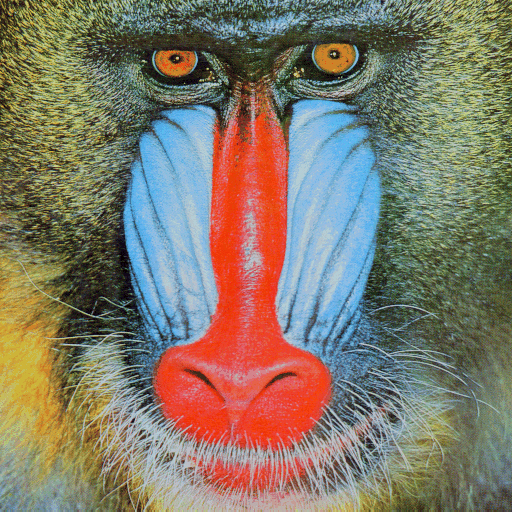
#> input picture assignment01_images_2026/mandril_color.tif, 512 x 512 px
$ python main.py
#> lines starting #> are read from the running program, lines starting #| are printed output that depends on the picture
"""问题 1：使用 Pillow、scikit-image 和 OpenCV 读取、显示、保存图片。"""

# import 用于导入工具；from ... import ... 表示只导入其中的某个对象。
# Path 是 Python 自带的路径工具，能方便地拼接目录、文件名。
from pathlib import Path

# 安装的软件包名与导入名不一定相同：OpenCV 导入为 cv2，Pillow 导入为 PIL。
import cv2
# as 表示给模块起一个短名称，后面用 plt、np 调用它们的功能。
# pyplot 负责绘图；NumPy 负责数组，图片的像素可以存放在数组中。
import matplotlib.pyplot as plt
import numpy as np
from PIL import Image
# scikit-image 导入为 skimage；io 是其中负责图片输入/输出的模块。
from skimage import io


def main():
    # def 定义函数。这里把整个实验放进 main，直到文件末尾调用 main() 才执行。
    # Python 用缩进表示哪些语句属于同一个函数、循环或条件分支。

    # ---------- 1. 准备输入、输出路径 ----------
    # __file__ 是当前脚本的路径；resolve() 将其解析成绝对路径；parent 取上一级目录。
    # 因此 question_dir 指向 question01，而不取决于你从哪个终端目录启动程序。
    question_dir = Path(__file__).resolve().parent
    # Path 对象之间的 / 表示拼接路径，这里不是数学上的除法。
    # question01 的上一级是作业根目录，原始数据文件夹就在根目录下。
    data_dir = question_dir.parent / "assignment01_images_2026"
    result_dir = question_dir / "results"
    # mkdir 创建目录；exist_ok=True 表示目录已经存在时也不报错。
    result_dir.mkdir(exist_ok=True)
    # 这里只构造文件路径，还没有读取图片内容。
    color_path = data_dir / "mandril_color.tif"
    gray_path = data_dir / "cameraman.tif"

    # ---------- 2. 用 Pillow 读取和保存 ----------
    # Image.open 返回图片对象；with ... as image 把它命名为 image。
    # 离开 with 的缩进范围时会关闭源文件，即使中途发生异常也会清理文件资源。
    with Image.open(color_path) as image:
        # format：文件编码格式（TIFF）；mode：颜色模式（RGB）；size：(宽, 高)。
        # print 可以接收多个值，默认用空格分隔后显示在终端。
#> image is the input picture: PIL image 512x512 RGB; mean R, G, B 129.6, 121.6, 105.2
        print("Pillow 图片信息：", image.format, image.mode, image.size)
#| Pillow 图片信息： TIFF RGB (512, 512)
        # 将 Image 对象转成独立的 NumPy 数组，后续可以按行、列访问像素。
        # 本图得到 (512, 512, 3) 的数组，每个像素含 R、G、B 三个数值。
        # np.array 默认复制数据，因此关闭源文件后仍然可以使用 pillow_rgb。
        pillow_rgb = np.array(image)
        # save 根据 .png 扩展名选择 PNG 编码；只写输出文件，不修改源 TIFF。
        image.save(result_dir / "pillow.png")

    with Image.open(gray_path) as image:
        # L 表示 8 位灰度模式；本图每个像素只有一个值，所以数组是二维的。
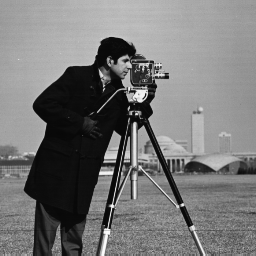
#> input picture assignment01_images_2026/cameraman.tif, 256 x 256 px
#> image is the input picture: PIL image 256x256 L; min 7, max 253, mean 118.7
        print("灰度图片信息：", image.format, image.mode, image.size)
#| 灰度图片信息： TIFF L (256, 256)
        gray = np.array(image)

    # ---------- 3. 用 scikit-image 读取和保存 ----------
    # imread 直接返回 NumPy 数组，不需要像 Pillow 那样再调用 np.array。
    # 对本题彩色图，返回通道顺序为 RGB；imsave 把数组编码并写入文件。
    skimage_rgb = io.imread(color_path)
    io.imsave(result_dir / "scikit_image.png", skimage_rgb)

    # ---------- 4. 用 OpenCV 读取和保存 ----------
    # 普通路径可用 cv2.imread，但部分 Windows 构建对中文路径支持不稳定。
    # 这里分两步读取：先获得文件字节，再让 OpenCV 解码为像素数组。
    # uint8 是 8 位无符号整数，范围 0～255，适合表示一个字节。
    # 注意：file_bytes 是一维的文件编码数据，此时还不是 (高, 宽, 通道) 的图片。
    file_bytes = np.fromfile(color_path, dtype=np.uint8)
    # imdecode 负责解码；IMREAD_COLOR 要求读取为三通道 BGR 彩色图。
    opencv_bgr = cv2.imdecode(file_bytes, cv2.IMREAD_COLOR)
    # None 表示没有得到图片。raise 抛出异常并停止程序，避免后面继续处理空结果。
    # f"...{变量}..." 是格式化字符串，会把花括号中的值填入提示文字。
    if opencv_bgr is None:
        raise OSError(f"OpenCV 无法读取图片：{color_path}")

    # OpenCV 使用 BGR，Matplotlib 使用 RGB：同一个像素的数值排列顺序不同。
    # 例如 RGB [166, 139, 62] 对应 BGR [62, 139, 166]，表达的颜色相同。
    # cvtColor 生成转换结果；opencv_bgr 仍保留，opencv_rgb 专门用于 Matplotlib 显示。
    opencv_rgb = cv2.cvtColor(opencv_bgr, cv2.COLOR_BGR2RGB)

    # OpenCV 编码接口需要 BGR，所以这里使用 opencv_bgr，而不是 opencv_rgb。
    # imencode 返回两个值：success 是是否成功的布尔值；encoded 是 PNG 编码字节。
    # 左边用两个变量接收两个返回值，这种写法叫“解包”。
    success, encoded = cv2.imencode(".png", opencv_bgr)
    # not success 表示“没有成功”；编码失败时不继续保存。
    if not success:
        raise OSError("OpenCV 无法将图片编码为 PNG")
    # 把编码字节写入目标路径，这种方式也能处理当前的中文目录。
    encoded.tofile(result_dir / "opencv.png")

    # ---------- 5. 观察图片在内存中的表示 ----------
    # 下面每一对 (名称, 数组) 是一个元组；for 每次取一对，分别赋给 name 和 array。
    # 用循环可以对四个数组做同样的打印操作，而不用重复写四遍 print。
    # shape 是数组各维度长度：彩色图为 (高, 宽, 通道)，灰度图为 (高, 宽)。
    # dtype 是元素类型；本题读取结果为 uint8，但其他图片也可能是 uint16、浮点等。
    # 数组索引从 0 开始，[0, 0] 取左上角像素：彩色图得到三个值，灰度图得到一个值。
    for name, array in (
        ("Pillow RGB", pillow_rgb),
        ("scikit-image RGB", skimage_rgb),
        ("OpenCV BGR", opencv_bgr),
        ("灰度图", gray),
    ):
        print(f"{name}: shape={array.shape}, dtype={array.dtype}, "
              f"左上角像素={array[0, 0]}")
#> this loop made 4 passes
#> name on passes 1 to 4: 'Pillow RGB', 'scikit-image RGB', 'OpenCV BGR', '灰度图'
#| Pillow RGB: shape=(512, 512, 3), dtype=uint8, 左上角像素=[166 139  62]
#| scikit-image RGB: shape=(512, 512, 3), dtype=uint8, 左上角像素=[166 139  62]
#| OpenCV BGR: shape=(512, 512, 3), dtype=uint8, 左上角像素=[ 62 139 166]
#| 灰度图: shape=(256, 256), dtype=uint8, 左上角像素=156

    # ---------- 6. 并排显示三个库读取的彩色图 ----------
    # 图中文字使用英文，避免未配置中文字体时出现方框；代码注释使用中文。
    # subplots(1, 3) 创建一行三列的子图。
    # fig 是整张画布，axes 包含三个子图对象，每个子图都能独立显示图片、设置标题。
    # figsize=(12, 4) 的单位是英寸；constrained 会自动调整间距，减少标题重叠。
    fig, axes = plt.subplots(1, 3, figsize=(12, 4), layout="constrained")
    # zip 按位置配对：第一个子图、第一段标题、第一张图片组成一组，依次类推。
    # for 每次把这三个对象分别取名为 ax、title、array，再执行下方的显示代码。
    for ax, title, array in zip(
        axes,
        ("Pillow", "scikit-image", "OpenCV: BGR to RGB"),
        (pillow_rgb, skimage_rgb, opencv_rgb),
    ):
        ax.imshow(array)      # 将 RGB 数组显示在当前子图上。
        ax.set_title(title)   # 设置当前子图的标题。
        ax.axis("off")       # 隐藏坐标轴刻度和边框，像素数据本身不变。
#> this loop made 3 passes
    # 保存的是带标题的整张画布，不是单张源图。dpi 表示每英寸输出的像素数。
    # 与前面的 Image.save/io.imsave 不同，画布尺寸由 figsize 和 dpi 决定。
    fig.savefig(result_dir / "comparison.png", dpi=150)
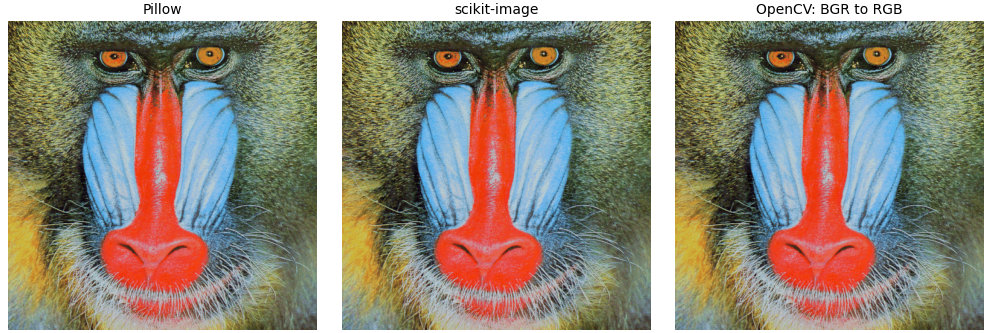
#> figure drawn by matplotlib, 3 panels

    # ---------- 7. 显示灰度图 ----------
    # 不指定行列数时，subplots 默认只创建一个子图，gray_ax 就是该子图对象。
    gray_fig, gray_ax = plt.subplots(figsize=(4, 4), layout="constrained")
    # 二维数组默认可能显示成伪彩色；cmap="gray" 指定用黑白灰来表示数值。
    # vmin=0、vmax=255 固定映射：0 显示为黑，255 显示为白，中间值显示为灰。
    # 这些参数只改变显示方式，不会修改 gray 数组中的值。
    gray_ax.imshow(gray, cmap="gray", vmin=0, vmax=255)
    gray_ax.set_title("Grayscale: cameraman")
    gray_ax.axis("off")
    gray_fig.savefig(result_dir / "grayscale.png", dpi=150)

    print(f"图片已保存到：{result_dir}")
    # 先保存再 show，确保图片在打开窗口前已经写入磁盘。
    # 普通脚本运行时，show 通常会等待你关闭窗口；此时终端停住不是程序出错。
    plt.show()
    plt.close("all")  # 关闭剩余画布并释放绘图资源，不删除已经保存的图片。


# 直接运行这个文件时，Python 会将 __name__ 设为 "__main__"，于是调用 main()。
# 如果以后其他文件导入本文件，下面的条件不成立，就不会自动执行整套实验。
if __name__ == "__main__":
    main()
